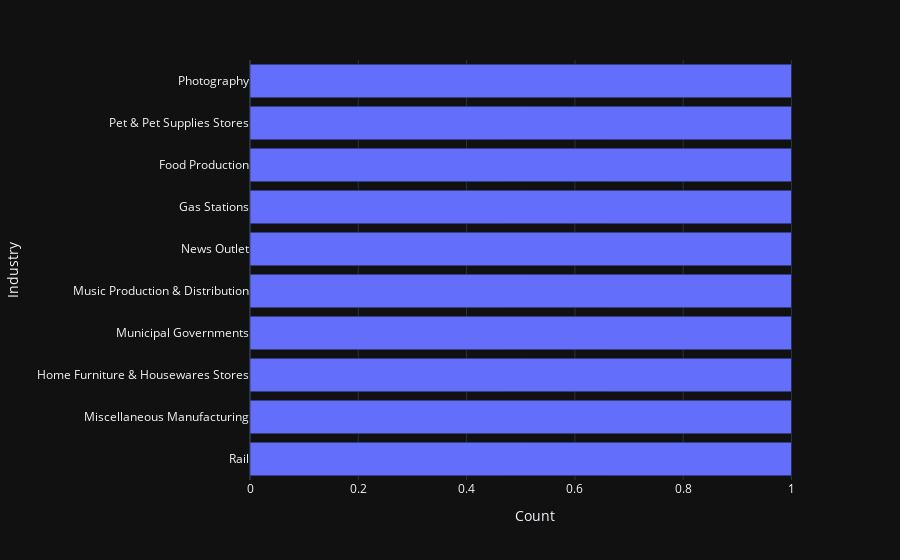

Notebook source saved alongside this figure:
### Markdown cell above
# Visualizations

### Code cell
industry = df.groupby(['Industry']).size().reset_index(name = 'Count').sort_values('Count', ascending=True)

px.bar(industry[:10], y='Industry', x='Count')

### Figure 1 — Plotly figure (JSON) as saved in the notebook; plotly's stock layout.template omitted (floating-point values rounded to 4 significant figures)
{"data": [{"alignmentgroup": "True", "hovertemplate": "Count=%{x}<br>Industry=%{y}<extra></extra>", "legendgroup": "", "marker": {"color": "#636efa", "pattern": {"shape": ""}}, "name": "", "offsetgroup": "", "orientation": "h", "showlegend": false, "textposition": "auto", "x": [1, 1, 1, 1, 1, 1, 1, 1, 1, 1], "xaxis": "x", "y": ["Rail", "Miscellaneous Manufacturing", "Home Furniture & Housewares Stores", "Municipal Governments", "Music Production & Distribution", "News Outlet", "Gas Stations", "Food Production", "Pet & Pet Supplies Stores", "Photography"], "yaxis": "y", "type": "bar"}], "layout": {"xaxis": {"anchor": "y", "domain": [0.0, 1.0], "title": {"text": "Count"}}, "yaxis": {"anchor": "x", "domain": [0.0, 1.0], "title": {"text": "Industry"}}, "legend": {"tracegroupgap": 0}, "margin": {"t": 60}, "barmode": "relative"}}
